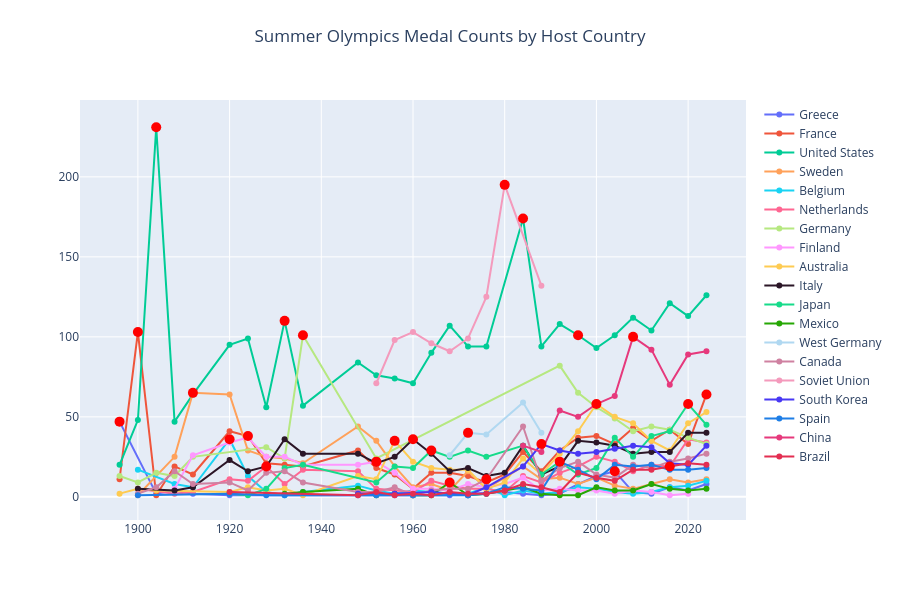

Write notebook code for a chart like this one.
### Code cell
import plotly.io as pio
import random


host_countries = host_df["Host"].unique()
medal_df = medal_df.query("NOC in @host_countries")
fig = go.Figure()
for country in host_countries:
    medal_by_country = medal_df.query("NOC == @country").sort_values("Year")
    fig.add_trace(go.Scatter(x=medal_by_country["Year"], y=medal_by_country["Total"], name=country, mode="lines+markers"))
for country in host_countries:
    host_by_country = host_df.query("Host == @country")
    years = host_by_country["Year"].sort_values()
    medal_by_country = medal_df.query("NOC == @country and Year in @years").sort_values("Year")
    fig.add_trace(go.Scatter(x=years, y=medal_by_country["Total"], showlegend=False, marker={"color": "red", "size": 10}, mode="markers"))
additional_colors = tuple()
for _ in range(len(host_countries) - 10):
    r = random.randint(0, 255)
    g = random.randint(0, 255)
    b = random.randint(0, 255)
    color = f"#{r:02x}{g:02x}{b:02x}"
    additional_colors += (color, )
plotly_template = pio.templates["plotly"]
pio.templates["draft"] = plotly_template
basic_colors = pio.templates["draft"]["layout"]["colorway"]
pio.templates["draft"]["layout"]["colorway"] = basic_colors + additional_colors
fig.update_layout(title={
    "text": "Summer Olympics Medal Counts by Host Country",
    "x": 0.5,
    "y": 0.95,
    "xanchor": "center",
    "yanchor": "top",
}, height=600, colorway=basic_colors+additional_colors)
fig.show()

### Figure 1 — Plotly figure (JSON) as saved in the notebook; plotly's stock layout.template omitted (floating-point values rounded to 4 significant figures)
{"data": [{"mode": "lines+markers", "name": "Greece", "x": [1896, 1904, 1908, 1912, 1920, 1956, 1960, 1968, 1972, 1980, 1984, 1988, 1992, 1996, 2000, 2004, 2008, 2012, 2016, 2020, 2024], "y": [47, 2, 4, 2, 1, 1, 1, 1, 2, 3, 2, 1, 2, 8, 13, 16, 3, 2, 6, 4, 8], "type": "scatter"}, {"mode": "lines+markers", "name": "France", "x": [1896, 1900, 1904, 1908, 1912, 1920, 1924, 1928, 1932, 1936, 1948, 1952, 1956, 1960, 1964, 1968, 1972, 1976, 1980, 1984, 1988, 1992, 1996, 2000, 2004, 2008, 2012, 2016, 2020, 2024], "y": [11, 103, 1, 19, 14, 41, 38, 21, 20, 19, 29, 18, 14, 5, 15, 15, 13, 9, 14, 28, 16, 29, 37, 38, 33, 43, 35, 42, 33, 64], "type": "scatter"}, {"mode": "lines+markers", "name": "United States", "x": [1896, 1900, 1904, 1908, 1912, 1920, 1924, 1928, 1932, 1936, 1948, 1952, 1956, 1960, 1964, 1968, 1972, 1976, 1984, 1988, 1992, 1996, 2000, 2004, 2008, 2012, 2016, 2020, 2024], "y": [20, 48, 231, 47, 64, 95, 99, 56, 110, 57, 84, 76, 74, 71, 90, 107, 94, 94, 174, 94, 108, 101, 93, 101, 112, 104, 121, 113, 126], "type": "scatter"}, {"mode": "lines+markers", "name": "United Kingdom", "x": [], "y": [], "type": "scatter"}, {"mode": "lines+markers", "name": "Sweden", "x": [1900, 1908, 1912, 1920, 1924, 1928, 1932, 1936, 1948, 1952, 1956, 1960, 1964, 1968, 1972, 1976, 1980, 1984, 1988, 1992, 1996, 2000, 2004, 2008, 2012, 2016, 2020, 2024], "y": [1, 25, 65, 64, 29, 25, 24, 21, 44, 35, 19, 6, 8, 4, 16, 5, 12, 19, 11, 12, 8, 12, 7, 5, 8, 11, 9, 11], "type": "scatter"}, {"mode": "lines+markers", "name": "Belgium", "x": [1900, 1908, 1912, 1920, 1924, 1928, 1932, 1936, 1948, 1952, 1956, 1960, 1964, 1968, 1972, 1976, 1980, 1984, 1988, 1992, 1996, 2000, 2004, 2008, 2012, 2016, 2020, 2024], "y": [17, 8, 6, 36, 13, 3, 1, 3, 7, 4, 2, 4, 3, 2, 2, 6, 1, 4, 2, 3, 6, 5, 3, 2, 3, 6, 7, 10], "type": "scatter"}, {"mode": "lines+markers", "name": "Netherlands", "x": [1900, 1908, 1912, 1920, 1924, 1928, 1932, 1936, 1948, 1952, 1960, 1964, 1968, 1972, 1976, 1980, 1984, 1988, 1992, 1996, 2000, 2004, 2008, 2012, 2016, 2020, 2024], "y": [5, 2, 3, 11, 10, 19, 8, 17, 16, 5, 3, 10, 7, 5, 5, 3, 13, 9, 15, 19, 25, 22, 16, 20, 19, 36, 34], "type": "scatter"}, {"mode": "lines+markers", "name": "Germany", "x": [1896, 1900, 1904, 1908, 1912, 1928, 1932, 1936, 1952, 1992, 1996, 2000, 2004, 2008, 2012, 2016, 2020, 2024], "y": [13, 9, 15, 13, 25, 31, 24, 101, 24, 82, 65, 56, 49, 41, 44, 42, 37, 33], "type": "scatter"}, {"mode": "lines+markers", "name": "Finland", "x": [1908, 1912, 1920, 1924, 1928, 1932, 1936, 1948, 1952, 1956, 1960, 1964, 1968, 1972, 1976, 1980, 1984, 1988, 1992, 1996, 2000, 2004, 2008, 2012, 2016, 2020], "y": [5, 26, 34, 37, 25, 25, 20, 20, 22, 15, 5, 5, 4, 8, 6, 8, 12, 4, 5, 4, 4, 2, 4, 3, 1, 2], "type": "scatter"}, {"mode": "lines+markers", "name": "Australia", "x": [1896, 1900, 1904, 1920, 1924, 1928, 1932, 1936, 1948, 1952, 1956, 1960, 1964, 1968, 1972, 1976, 1980, 1984, 1988, 1992, 1996, 2000, 2004, 2008, 2012, 2016, 2020, 2024], "y": [2, 5, 4, 3, 6, 4, 5, 1, 13, 11, 35, 22, 18, 17, 17, 5, 9, 24, 14, 27, 41, 58, 50, 46, 35, 29, 46, 53], "type": "scatter"}, {"mode": "lines+markers", "name": "Italy", "x": [1900, 1908, 1912, 1920, 1924, 1928, 1932, 1936, 1948, 1952, 1956, 1960, 1964, 1968, 1972, 1976, 1980, 1984, 1988, 1992, 1996, 2000, 2004, 2008, 2012, 2016, 2020, 2024], "y": [5, 4, 6, 23, 16, 19, 36, 27, 27, 21, 25, 36, 27, 16, 18, 13, 15, 32, 14, 19, 35, 34, 32, 27, 28, 28, 40, 40], "type": "scatter"}, {"mode": "lines+markers", "name": "Japan", "x": [1920, 1924, 1928, 1932, 1936, 1952, 1956, 1960, 1964, 1968, 1972, 1976, 1984, 1988, 1992, 1996, 2000, 2004, 2008, 2012, 2016, 2020, 2024], "y": [2, 1, 5, 18, 20, 9, 19, 18, 29, 25, 29, 25, 32, 14, 22, 14, 18, 37, 25, 38, 41, 58, 45], "type": "scatter"}, {"mode": "lines+markers", "name": "Mexico", "x": [1932, 1936, 1948, 1952, 1956, 1960, 1964, 1968, 1972, 1976, 1980, 1984, 1988, 1992, 1996, 2000, 2004, 2008, 2012, 2016, 2020, 2024], "y": [2, 3, 5, 1, 2, 1, 1, 9, 1, 2, 4, 6, 2, 1, 1, 6, 4, 4, 8, 5, 4, 5], "type": "scatter"}, {"mode": "lines+markers", "name": "West Germany", "x": [1968, 1972, 1976, 1984, 1988], "y": [26, 40, 39, 59, 40], "type": "scatter"}, {"mode": "lines+markers", "name": "Canada", "x": [1900, 1904, 1908, 1912, 1920, 1924, 1928, 1932, 1936, 1948, 1952, 1956, 1960, 1964, 1968, 1972, 1976, 1984, 1988, 1992, 1996, 2000, 2004, 2008, 2012, 2016, 2020, 2024], "y": [2, 6, 16, 8, 9, 4, 15, 16, 9, 3, 3, 6, 1, 4, 5, 5, 11, 44, 10, 18, 22, 14, 12, 20, 18, 22, 24, 27], "type": "scatter"}, {"mode": "lines+markers", "name": "Soviet Union", "x": [1952, 1956, 1960, 1964, 1968, 1972, 1976, 1980, 1988], "y": [71, 98, 103, 96, 91, 99, 125, 195, 132], "type": "scatter"}, {"mode": "lines+markers", "name": "South Korea", "x": [1948, 1952, 1956, 1964, 1968, 1972, 1976, 1984, 1988, 1992, 1996, 2000, 2004, 2008, 2012, 2016, 2020, 2024], "y": [2, 2, 2, 3, 2, 1, 6, 19, 33, 29, 27, 28, 30, 32, 31, 21, 20, 32], "type": "scatter"}, {"mode": "lines+markers", "name": "Spain", "x": [1900, 1920, 1928, 1932, 1948, 1952, 1960, 1972, 1976, 1980, 1984, 1988, 1992, 1996, 2000, 2004, 2008, 2012, 2016, 2020, 2024], "y": [1, 2, 1, 1, 1, 1, 1, 1, 2, 6, 5, 4, 22, 17, 11, 20, 19, 20, 17, 17, 18], "type": "scatter"}, {"mode": "lines+markers", "name": "China", "x": [1984, 1988, 1992, 1996, 2000, 2004, 2008, 2012, 2016, 2020, 2024], "y": [32, 28, 54, 50, 58, 63, 100, 92, 70, 89, 91], "type": "scatter"}, {"mode": "lines+markers", "name": "Brazil", "x": [1920, 1948, 1952, 1956, 1960, 1964, 1968, 1972, 1976, 1980, 1984, 1988, 1992, 1996, 2000, 2004, 2008, 2012, 2016, 2020, 2024], "y": [3, 1, 3, 1, 2, 1, 3, 2, 2, 4, 8, 6, 3, 15, 12, 10, 17, 17, 19, 21, 20], "type": "scatter"}, {"marker": {"color": "red", "size": 10}, "mode": "markers", "showlegend": false, "x": [1896, 2004], "y": [47, 16], "type": "scatter"}, {"marker": {"color": "red", "size": 10}, "mode": "markers", "showlegend": false, "x": [1900, 1924, 2024], "y": [103, 38, 64], "type": "scatter"}, {"marker": {"color": "red", "size": 10}, "mode": "markers", "showlegend": false, "x": [1904, 1932, 1984, 1996, 2028], "y": [231, 110, 174, 101], "type": "scatter"}, {"marker": {"color": "red", "size": 10}, "mode": "markers", "showlegend": false, "x": [1908, 1948, 2012], "y": [], "type": "scatter"}, {"marker": {"color": "red", "size": 10}, "mode": "markers", "showlegend": false, "x": [1912], "y": [65], "type": "scatter"}, {"marker": {"color": "red", "size": 10}, "mode": "markers", "showlegend": false, "x": [1920], "y": [36], "type": "scatter"}, {"marker": {"color": "red", "size": 10}, "mode": "markers", "showlegend": false, "x": [1928], "y": [19], "type": "scatter"}, {"marker": {"color": "red", "size": 10}, "mode": "markers", "showlegend": false, "x": [1936], "y": [101], "type": "scatter"}, {"marker": {"color": "red", "size": 10}, "mode": "markers", "showlegend": false, "x": [1952], "y": [22], "type": "scatter"}, {"marker": {"color": "red", "size": 10}, "mode": "markers", "showlegend": false, "x": [1956, 2000, 2032], "y": [35, 58], "type": "scatter"}, {"marker": {"color": "red", "size": 10}, "mode": "markers", "showlegend": false, "x": [1960], "y": [36], "type": "scatter"}, {"marker": {"color": "red", "size": 10}, "mode": "markers", "showlegend": false, "x": [1964, 2020], "y": [29, 58], "type": "scatter"}, {"marker": {"color": "red", "size": 10}, "mode": "markers", "showlegend": false, "x": [1968], "y": [9], "type": "scatter"}, {"marker": {"color": "red", "size": 10}, "mode": "markers", "showlegend": false, "x": [1972], "y": [40], "type": "scatter"}, {"marker": {"color": "red", "size": 10}, "mode": "markers", "showlegend": false, "x": [1976], "y": [11], "type": "scatter"}, {"marker": {"color": "red", "size": 10}, "mode": "markers", "showlegend": false, "x": [1980], "y": [195], "type": "scatter"}, {"marker": {"color": "red", "size": 10}, "mode": "markers", "showlegend": false, "x": [1988], "y": [33], "type": "scatter"}, {"marker": {"color": "red", "size": 10}, "mode": "markers", "showlegend": false, "x": [1992], "y": [22], "type": "scatter"}, {"marker": {"color": "red", "size": 10}, "mode": "markers", "showlegend": false, "x": [2008], "y": [100], "type": "scatter"}, {"marker": {"color": "red", "size": 10}, "mode": "markers", "showlegend": false, "x": [2016], "y": [19], "type": "scatter"}], "layout": {"title": {"text": "Summer Olympics Medal Counts by Host Country", "x": 0.5, "y": 0.95, "xanchor": "center", "yanchor": "top"}, "height": 600, "colorway": ["#636efa", "#EF553B", "#00cc96", "#ab63fa", "#FFA15A", "#19d3f3", "#FF6692", "#B6E880", "#FF97FF", "#FECB52", "#2b1627", "#16db8a", "#26a704", "#b0d8f1", "#cf81a1", "#f49abc", "#4838f4", "#1e7ee6", "#e6397c", "#e32e51"]}}
